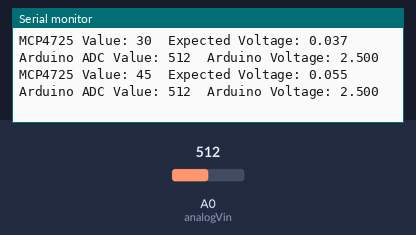
Bench run of a sketch on a simulated Arduino Uno, built with avr-gcc and run on an emulated ATmega328P. On the bench: the last lines printed to the serial monitor. The test bench sets the inputs (shaded band); at power-on: A0 (analogVin) = 512.

Above: at 1.3 s.
1.4 s: A0 (analogVin) set to 104
At 1.54 s:
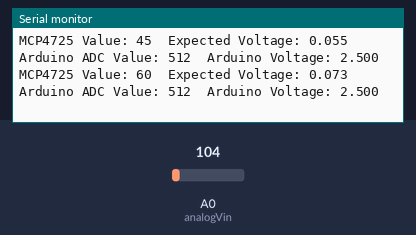
4.4 s: A0 (analogVin) set to 90
At 4.58 s:
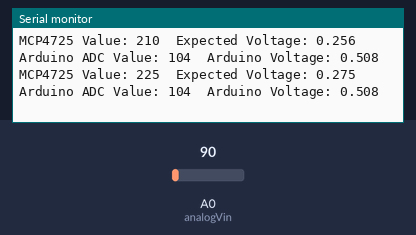
Timing chart, 0 to 7.4 s (numbered marks = the images above; inputs shaded):
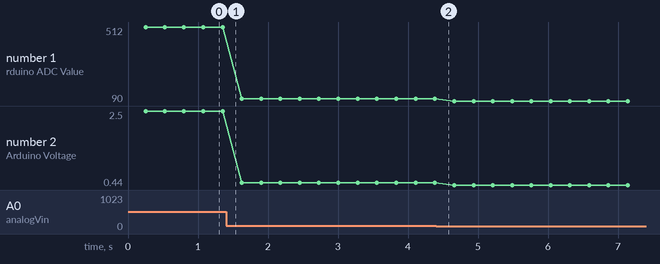

Measured:
- plotted number 1: 512 → 104 after the input at 1.4 s
- plotted number 2: 2.5 → 0.51 after the input at 1.4 s

The sketch:

voltage_ramp.ino
```cpp
#include <Wire.h>             //wire library
#include <Adafruit_MCP4725.h> // MCP4725 library from adafruit
#define analogVin A0          // Analog voltage input to A0

Adafruit_MCP4725 MCP4725;

void setup(void) {
  Serial.begin(9600);
  MCP4725.begin(0x60); // Default I2C Address of MCP4725 breakout board (sparkfun)   If not try 0x61 or 0x62

}

void loop(void) {

    uint32_t MCP4725Value;
    int adcValueRead = 0;
    float voltageRead = 0;

    float MCP4725ExpOut;


    for (MCP4725Value = 0; MCP4725Value < 4096; MCP4725Value = MCP4725Value + 15)
    {
      MCP4725ExpOut = (5.0/4096.0) * MCP4725Value;
      MCP4725.setVoltage(MCP4725Value, false);
      delay(250);
      adcValueRead = analogRead(analogVin);
      voltageRead = (adcValueRead * 5.0 )/ 1024.0;

      Serial.print("MCP4725 Value: ");
      Serial.print(MCP4725Value);

      Serial.print("\tExpected Voltage: ");
      Serial.print(MCP4725ExpOut,3);

      Serial.print("\tArduino ADC Value: ");
      Serial.print(adcValueRead);

      Serial.print("\tArduino Voltage: ");
      Serial.println(voltageRead,3);
    }
}
```
